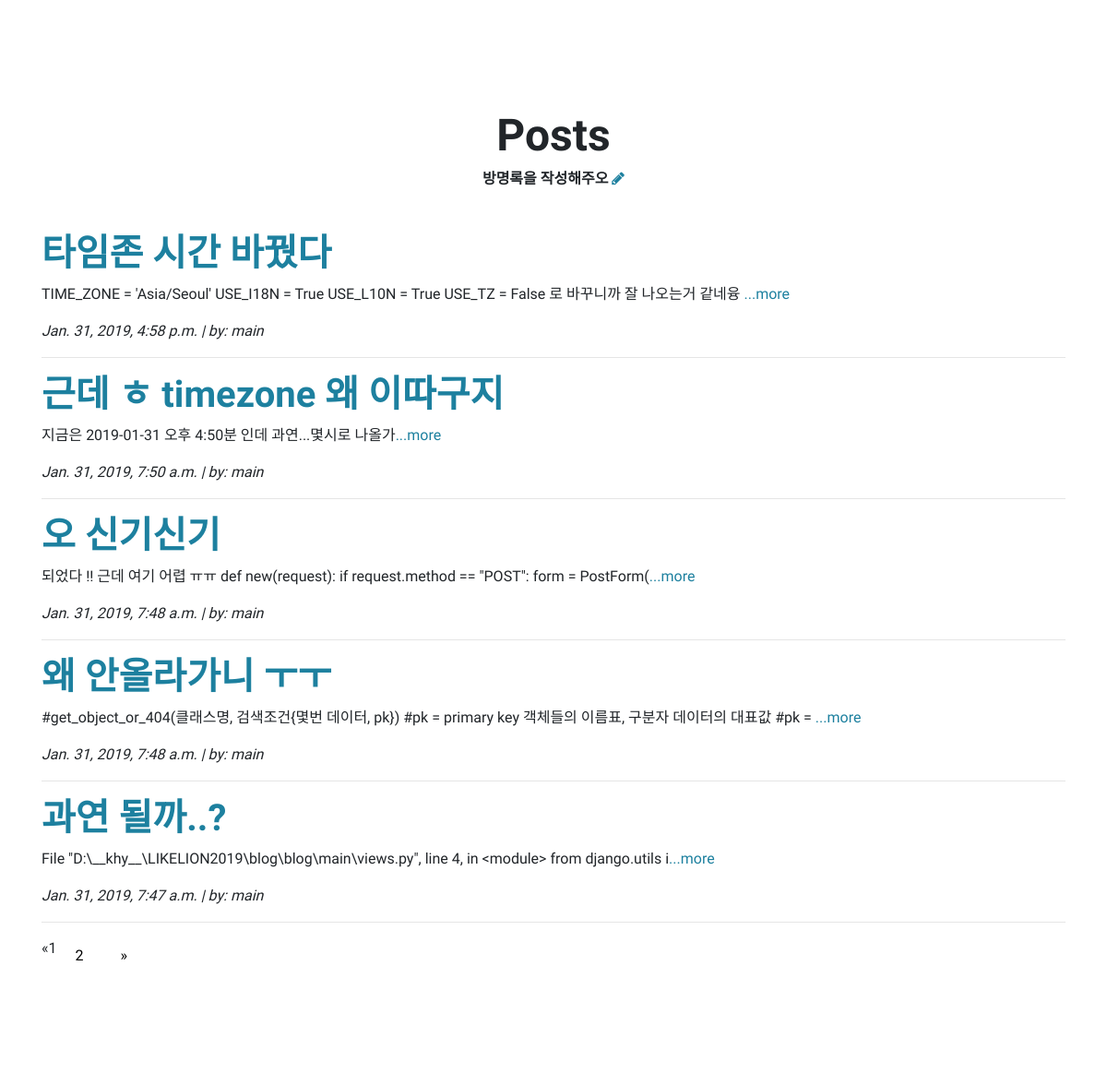
Before: / (middle part) with the older database file.
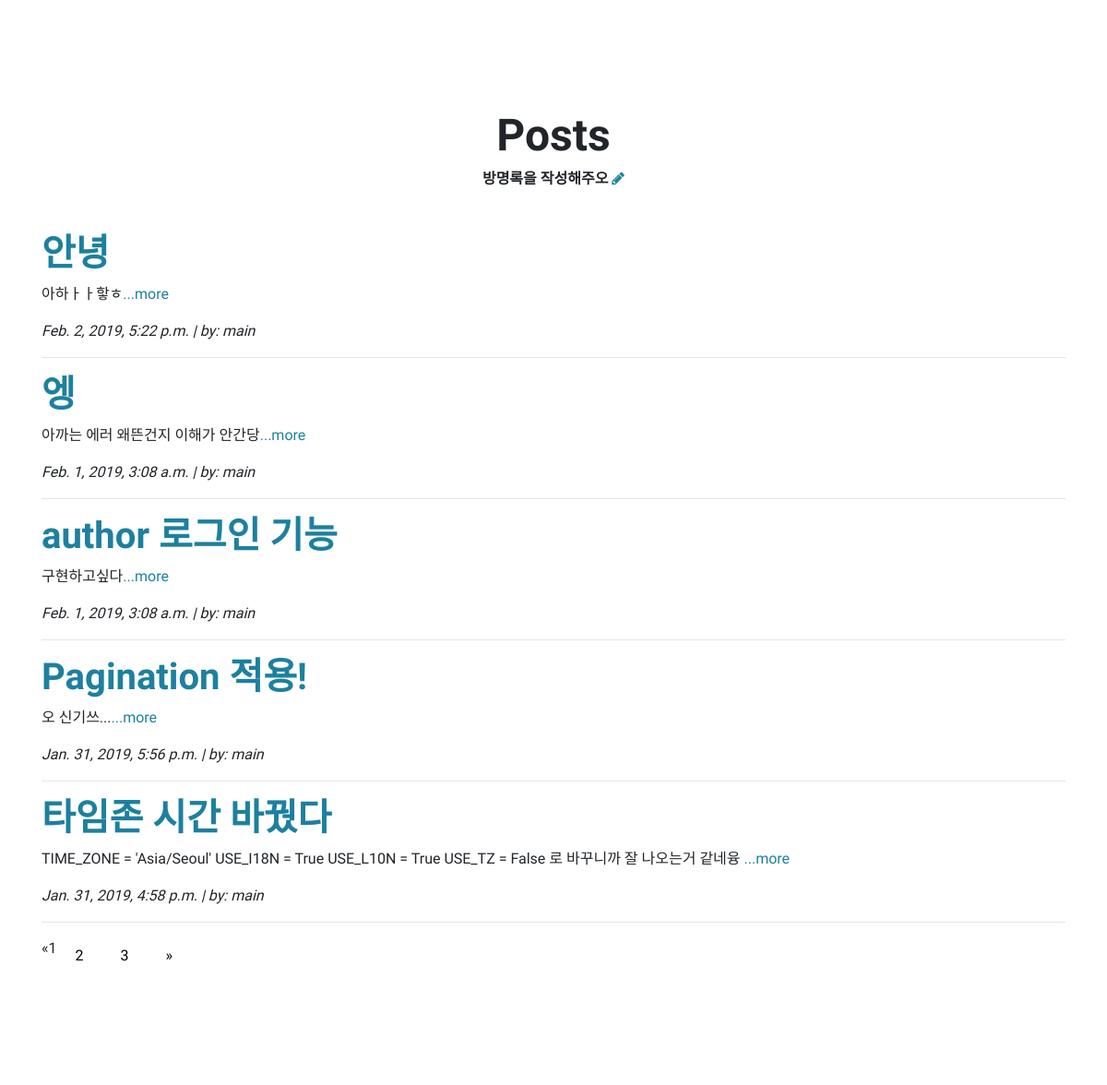
After: the same page with the newer database file.
### main/models.py (models this page shows, shortened)
class Post(models.Model):
    author = models.ForeignKey('auth.User', on_delete = models.CASCADE)
    title = models.CharField(max_length=200)
    text = models.TextField()
    created_at = models.DateTimeField(
        default = timezone.now
    )
    published_date = models.DateTimeField(
        blank=True, null=True
    )
    def summary(self):
        return self.text[:100]

### main/views.py (the view)
# urls.py: url(r'^', include('main.urls')),
def main(request):
    post_list = Post.objects.all().order_by('-id')
    paginator = Paginator(post_list, 5)
    page = request.GET.get('page')
    posts = paginator.get_page(page)
    return render(request, 'main/main.html', {'posts': posts})

### main/templates/main/main.html (shortened to what this page needs)
{% extends 'main/base.html' %}
{%block content%}
 <section class="content-section" id="portfolio">
    <div class="container">
      <div class="content-section-heading text-center">
        <h2>Posts</h2>
        <h3 class="mb-5">방명록을 작성해주오
          <a href='{% url "new" %}'><i class="fa fa-pencil"></i></a></h3>
      </div>
      {%for post in posts%}
          <h1><a href='{% url "post_detail" post.pk %}'>{{post.title}}</a></h1>
                <p>{{post.summary}}<a href='{% url "post_detail"  post.pk %}'>...more</a></p>
                <p><em>{{post.created_at}} | by: {{post.author}}</em></p>
          <hr>
    {%endfor%}
    {% if posts.has_other_pages %}
  <div class="pagination">
    {% if posts.has_previous %}
      <li><a href="?page={{ posts.previous_page_number }}">&laquo;</a></li>
    {% else %}
      <li class="disabled"><span>&laquo;</span></li>
    {% endif %}
    {% for i in posts.paginator.page_range %}
      {% if posts.number == i %}
        <li class="active"><span>{{ i }} <span class="sr-only">(current)</span></span></li>
      {% else %}
        <li><a href="?page={{ i }}">{{ i }}</a></li>
      {% endif %}
    {% endfor %}
    {% if posts.has_next %}
      <li><a href="?page={{ posts.next_page_number }}">&raquo;</a></li>
    {% else %}
      <li class="disabled"><span>&raquo;</span></li>
    {% endif %}
  </div>
{% endif %}
    </div>
</section>
{% endblock %}

### main/templates/main/base.html (shortened to what this page needs)
{% load static%}
<!DOCTYPE html>
<html lang="en">
  <head>
    <link href="{% static 'main/vendor/bootstrap/css/bootstrap.min.CSS' %}" rel="stylesheet">
    <link href="{% static 'main/vendor/fontawesome-free/css/all.min.css' %}" rel="stylesheet" type="text/css">
    <link href="{% static 'main/vendor/simple-line-icons/css/simple-line-icons.css' %}" rel="stylesheet">
    <link href="{% static 'main/css/stylish-portfolio.min.css' %}" rel="stylesheet">
    <link rel = "stylesheet" href="https://cdnjs.cloudflare.com/ajax/libs/font-awesome/4.7.0/css/font-awesome.min.css">
  </head>
  <body id="page-top">
    {% block content %}
    {% endblock %}
  </body>
</html>

### main/templates/main/main.html (style rules this page uses)
.pagination a { color: black; float: right; padding: 8px 16px; text-decoration: none; margin: 0 4px; }

Changed rows visible on the page:
no longer on this page (row unchanged): Post: title "근데 ㅎ timezone 왜 이따구지", summary "지금은 2019-01-31 오후 4:50분 인데 과연...몇시로 나올가", created_at "Jan. 31, 2019, 7:50 a.m.", author "main"
no longer on this page (row unchanged): Post: title "오 신기신기", summary "되었다 !! 근데 여기 어렵 ㅠㅠ def new(request): if request.method == \"POST\": form = PostForm(", created_at "Jan. 31, 2019, 7:48 a.m.", author "main"
no longer on this page (row unchanged): Post: title "왜 안올라가니 ㅜㅜ", summary "#get_object_or_404(클래스명, 검색조건{몇번 데이터, pk}) #pk = primary key 객체들의 이름표, 구분자 데이터의 대표값 #pk =", created_at "Jan. 31, 2019, 7:48 a.m.", author "main"
removed Post: title "과연 될까..?", summary "File \"D:\\__khy__\\LIKELION2019\\blog\\blog\\main\\views.py\", line 4, in <module> from django.utils i", created_at "Jan. 31, 2019, 7:47 a.m.", author "main"
added Post: title "안녕", summary "아하ㅏㅏ핳ㅎ", created_at "Feb. 2, 2019, 5:22 p.m.", author "main"
added Post: title "엥", summary "아까는 에러 왜뜬건지 이해가 안간당", created_at "Feb. 1, 2019, 3:08 a.m.", author "main"
added Post: title "author 로그인 기능", summary "구현하고싶다", created_at "Feb. 1, 2019, 3:08 a.m.", author "main"
added Post: title "Pagination 적용!", summary "오 신기쓰...", created_at "Jan. 31, 2019, 5:56 p.m.", author "main"
Other visible differences:
new list line: "3"
